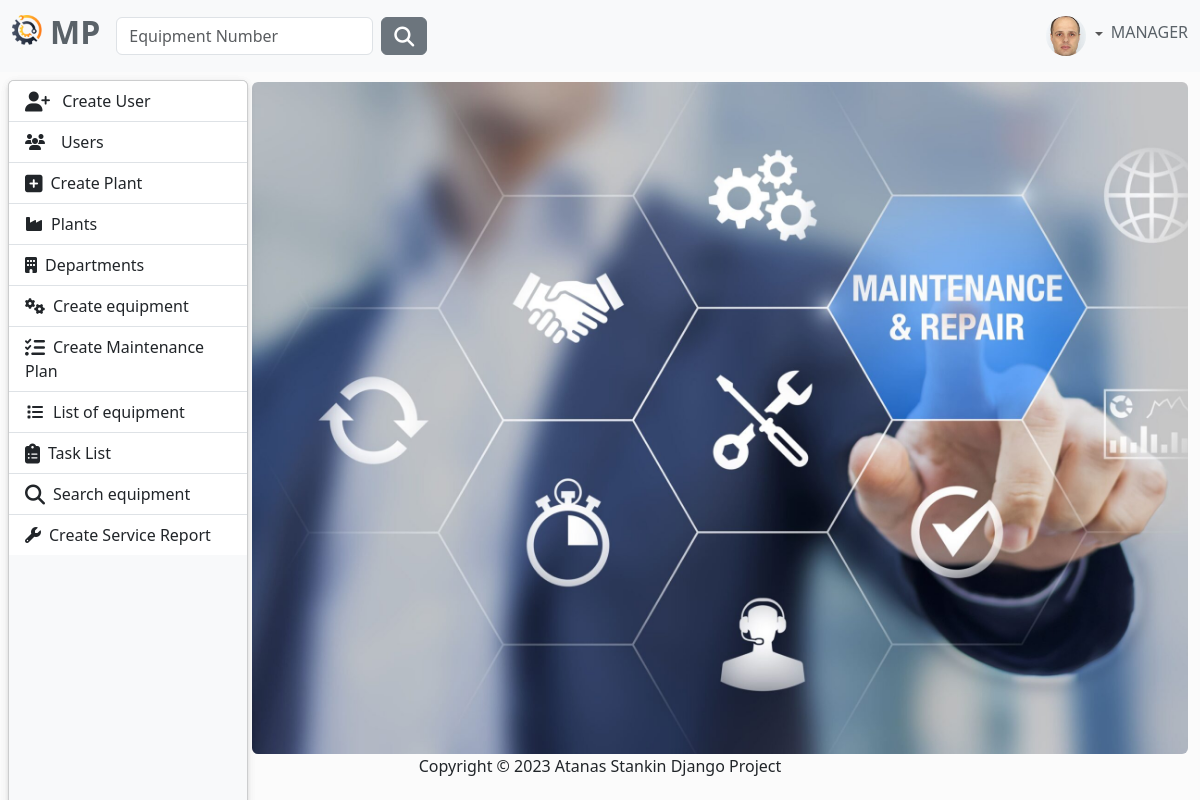
Page / (signed in) on the committed database.
### MaintenancePlanner/accounts/models.py (models this page shows, shortened)
class AppUser(AbstractUser, PermissionsMixin):
    username = models.CharField(
        max_length=30,
        validators=[
            MinLengthValidator(4),
        ],
        unique=True,
    )
    first_name = models.CharField(
        max_length=30,
        validators=[
            MinLengthValidator(2),
            user_name_validator,
        ]
    )
    last_name = models.CharField(
        max_length=30,
        validators=[
            MinLengthValidator(2),
            user_name_validator,
        ]
    )
    email = models.EmailField(unique=True)
    class Role(models.TextChoices):
        MANAGER = "MANAGER", 'Manager'
        SUPERVISOR = "SUPERVISOR", 'Supervisor'
        OPERATOR = "OPERATOR", 'Operator'
    role = models.CharField(max_length=50, choices=Role.choices)

class Profile(models.Model):
    user = models.OneToOneField(AppUser, on_delete=models.CASCADE)
    image = models.ImageField(
        default='images/default.jpg',
        null=True,
        blank=True,
        upload_to='images/'
    )

### MaintenancePlanner/common/views.py (the view)
# urls.py: path('', views.home_page, name='home-page'),
def home_page(request):
    if request.user.is_authenticated:
        return render(request, 'common/home-page.html')
    return render(request, 'common/index.html')

### templates/common/home-page.html
{% extends 'base.html' %}
{% block content %}
    <div class="bg-image ">
    </div>
    {% include 'partials/sidebar.html' %}
{% endblock %}

### templates/partials/navbar.html (shortened to what this page needs)
{% load static %}
<nav class="navbar navbar-expand-lg bg-light fixed-top" data-bs-theme="light">
    <div class="container-fluid">
        <a class="navbar-brand" href="{% url 'home-page' %}">
            <ul class="navbar-nav ms-auto d-flex flex-row">
                <li><img class="logo me-2" src="{% static 'img/logo.png' %}" alt="logo" height="30"></li>
                <li><h2 style="color: #5a6268; font-weight: bold">MP</h2></li>
            </ul>
        </a>
        <div class="collapse navbar-collapse" id="navbarColor01">
            {% if user.is_authenticated %}
                <form class="d-flex" method=POST action="{% url 'search-equipment' %}">
                    <input class="form-control me-sm-2" type="search" placeholder="Equipment Number"
                           name="number">
                    <button class="btn btn-secondary my-2 my-sm-0" type="submit"><i
                            class="fa-solid fa-magnifying-glass fa-lg"></i></button>
                </form>
            {% endif %}
            <ul class="navbar-nav ms-auto d-flex flex-row">
                {% if not request.user.is_authenticated %}
                    <li class="nav-item">
                        <a class="nav-link" href="{% url 'login' %}"><i
                                class="fa-solid fa-right-to-bracket fa-lg me-2"></i>Sig In
                        </a>
                    </li>
                {% else %}
                    <li class="nav-item dropdown d-flex align-items-center">
                        <div class="btn-group dropdown">
                            <a class="nav-link dropdown-toggle" data-bs-toggle="dropdown" href="#" role="button"
                               aria-haspopup="true" aria-expanded="false">
                                {% if user.profile.image %}
                                    <img src="{{ user.profile.image.url }}" class="rounded-circle" height="40"
                                         loading="lazy"/>
                                {% else %}
                                    <img src="{% static 'img/profile-img.png' %}" class="rounded-circle" height="40"
                                         loading="lazy"/>
                                {% endif %}
                            </a>
                        </div>
                        <h6 style="color: #5a6268">{{ request.user.role }}</h6>
                    </li>
                {% endif %}
            </ul>
        </div>
    </div>
</nav>

### static/css/body.css (style rules this page uses)
body { background-color: #fbfbfb; }
.bg-image { width: 100%; height: 84vh; background-image: url(/static/img/home-image.jpeg); background-position: center; background-size: cover; object-fit: cover; background-repeat: no-repeat; border-radius: 6px; overflow: hidden; }

### rows in the picture
AppUser: profile.image (picture), user.role "MANAGER"
